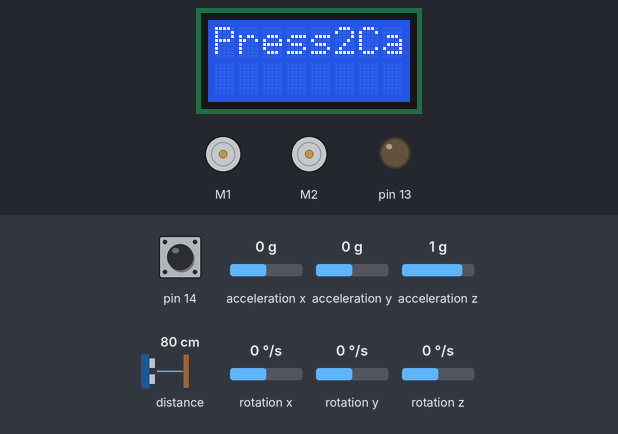
This sketch was run on a simulated Arduino Leonardo, built with avr-gcc and run on an emulated ATmega32U4. Parts: 8×2 character LCD, 2 × DC motor (green arrow = forward, orange = backward, longer = faster), output pins drawn as LEDs (lit = HIGH). The inputs (shaded band) are chosen by the test bench; at power-on: pin 14 HIGH, rotation z 0 °/s, acceleration x 0 g, acceleration y 0 g, acceleration z 1 g, distance to the obstacle 80 cm, rotation x 0 °/s, rotation y 0 °/s. What the sketch prints to the serial monitor is not drawn.

Above: at 1.1 s.
1.2 s: pin 14 pulled LOW for 0.15 s
At 2.3 s:
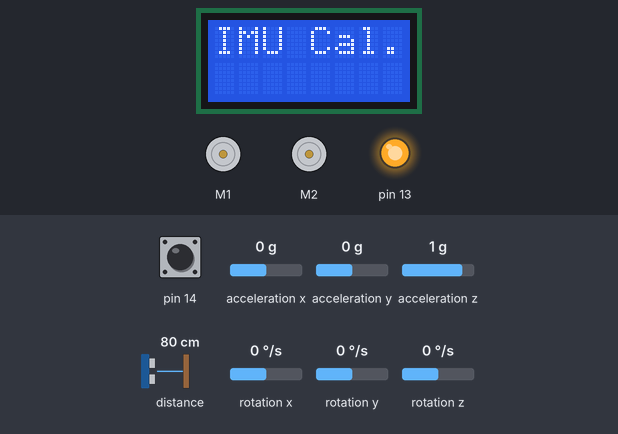
At 4.1 s:
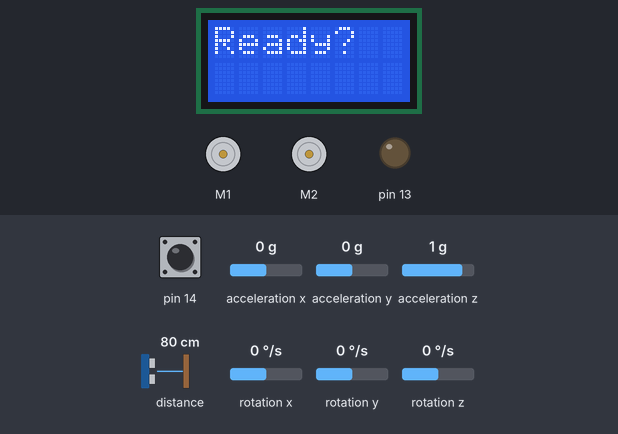
4.3 s: pin 14 pulled LOW for 1 s
At 4.7 s:
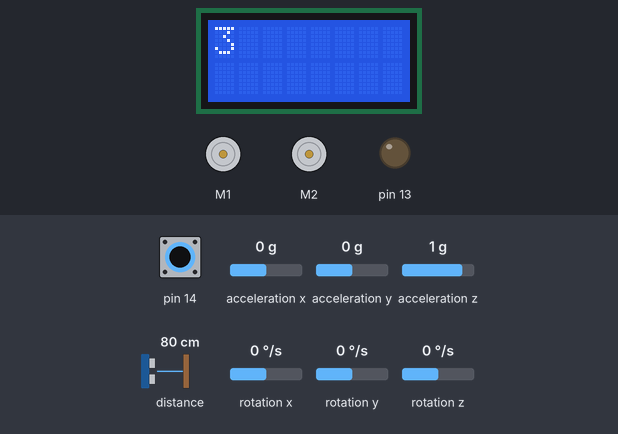
8.3 s: rotation z set to -192 °/s
Timing chart, 0 to 17.3 s (numbered marks = the images above; inputs shaded):
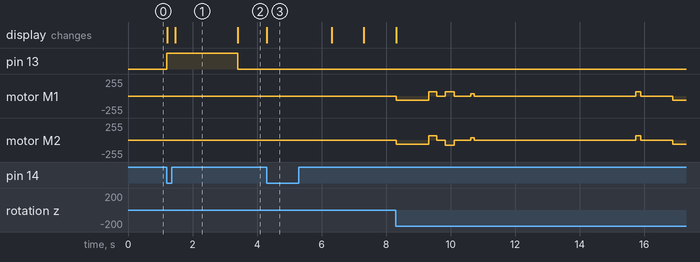

The sketch:

can-recycling-robot.ino
```cpp
/*
    Authors: Group B378 @ AAU
    Date: 10/9/2022 10:03PM
*/

#include <Arduino.h>
#include <Wire.h>
#include <Zumo32U4.h>

#define DEBUG_MODE true // Must be true in order to log stuff
#define SERIAL_FREQUENCY 9600 // Frequency for the serial monitor
#define MOTOR_SPEED 100 // Default motor speed
#define NUM_SENSORS 5 // The number of line sensors on the board
#define ROTATE_LEFT 'L' // Char value for left turn
#define ROTATE_RIGHT 'R' // Char value for right turn

// All the line sensors identified numerically
#define LEFT_SENSOR 0
#define CENTER_LEFT_SENSOR 1
#define CENTER_SENSOR 2
#define CENTER_RIGHT_SENSOR 3
#define RIGHT_SENSOR 4

Zumo32U4Motors Motors;
Zumo32U4LineSensors LineSensors;
Zumo32U4LCD LCD;
Zumo32U4ButtonA ButtonA;
Zumo32U4IMU IMU;
Zumo32U4ProximitySensors ProximitySensors;

/// <summary>
/// Debug function for writing text on the LCD if DEBUG MODE is true.
/// </summary>
/// <param name="text"></param>
/// <param name="newLine"></param>
void LCDDebug(String text, bool newLine = true) {
    if (DEBUG_MODE) {
        LCD.clear();
        newLine ? LCD.println(text) : LCD.print(text);
    }
}

/// <summary>
/// Numeric countdown animation on the LCD
/// </summary>
/// <param name="count"></param>
/// <returns></returns>
bool LCDCountdown(int count) {
    LCDDebug((String)count);
    for (int index = count; index > -1; index--) {
        delay(1000);
        LCDDebug((String)index);
    }
    return true;
}

/// <summary>
/// Debug function for logging to the serial monitor if DEBUG MODE is true
/// </summary>
/// <param name="text"></param>
/// <param name="error"></param>
/// <param name="newLine"></param>
void DebugLog(String text, bool error = false, bool newLine = true) {
    if (DEBUG_MODE) {
        String tag = error ? "[ERROR]: " : "[DEBUG]: ";
        Serial.println(tag + text);
    }
}

uint16_t SensorValues[NUM_SENSORS]; // Line sensor values stored in a array

/// <summary>
/// A collection of Line Sensor states for each sensor that are counted by NUM_SENSORS.
/// Sensor values are stored in a uint16_t array 'SensorValues'
/// </summary>
struct LineSensorStates
{
    bool Left, LeftCenter, Center, RightCenter, Right; // Boolean states for each sensor

    /// <summary>
    /// Set's all the sensor states to a common value. This is usually only ever
    /// called to reset the sensor states before a reading.
    /// </summary>
    /// <param name="state"></param>
    void SetAllValues(bool state) {
        Left = LeftCenter = Center = RightCenter = Right = state;
    }

    /// <summary>
    /// Debug function for logging current sensor states as long as DEBUG MODE is true.
    /// </summary>
    void LogStates() {
        DebugLog("L: " + (String)Left + ", LC: " + (String)LeftCenter + ", C: "
            + (String)Center + ", RC: " + (String)RightCenter + "R: " + (String)Right);
    }
};

LineSensorStates LineSensorStates_ = { false, false, false, false, false }; // Reference to the struct
int outerThreshold = NULL; // Threshold for outer sensors, those being: Left & Right
int innerThreshold = NULL; // Threshold for inner sensors, those being: LeftCenter & RightCenter
int centerThreshold = NULL; // Threshold for center sensor, being: Center
bool UseEmitters = true; // Boolean indication wether emission is used on the line sensors or not

bool Operating = false;
bool FirstLineFound = false;
bool CanDetectLineFound = false;
bool CanDetected = false;
bool ReturningHome = false;
bool CanDisposed = false;
bool ReturnLineFound = false;
bool ReturnedHome = false;

int DirectionalAngle = NULL;

// This is the average reading obtained from the gyro's Z axis
// during calibration.
int16_t GyroscopeOffset;

// This variable helps us keep track of how much time has passed
// between readings of the gyro.
uint16_t LastGyroscopeUpdate = NULL;

// turnRate is the current angular rate of the gyro, in units of
// 0.07 degrees per second.
int16_t TurnRate;

uint32_t TurnAngle;
int TurnAngleDegrees;

uint16_t BrightnessLevels[4] = { 1, 2, 3, 4 }; // Brightness levels used as distance measure for identifying can types

/// <summary>
/// Sets the motor based based on the arguments given. If only 1 value is given for speed1
/// that speed will be set on both motors. If two arguments are given as values for both speed1 and rightSpeed
/// each argument value will be applied to each motor left & right. Since turning requires a given speed for one motor and none
/// for the other 0 cannot be a default value here, thus the value of -1 as it is as close to 0 we can get and the most unlikely speed
/// to ever use. NULL is not an option since it expands to 0 in C.
/// </summary>
/// <param name="speed1"></param>
/// <param name="rightSpeed"></param>
void SetMotorSpeed(int speed1, int rightSpeed = -1) {
    if (rightSpeed == -1) { // If no argument is given to rightSpeed and it remains unchanged from -1
        Motors.setSpeeds(speed1, speed1);
    }
    else {
        Motors.setSpeeds(speed1, rightSpeed);
    }
}

/// <summary>
/// Given a direction 'dir' of either right ('R') or left ('L') this function will turn the robot
/// to a desired angle 'angleDeg' that is expected to be in degrees and not radians.
/// Before each turn the gyroscopes angle will be reset in order to move to a new angle from what it did last.
/// a boolean ensures that the directional angle has either been reached or not, as long as it has not
/// the robot will be stuck in a while loop constructed within the switch that handles the direction.
/// As long as it's turning it will update the gyroscope and turn the robot. This function
/// stops all motor drive by default when the desired angle has been met.
/// The robot will handle any turn direction that is not handled by logging an error if in debug mode.
/// </summary>
/// <param name="dir"></param>
/// <param name="angleDeg"></param>
void Turn(char dir, float angleDeg) {
    DebugLog("Turning: " + (String)angleDeg + " degrees to the " + (String)dir + " direction.");
    bool facingDirection = false;
    GyroscopeReset(); // The global variable that accounts for current rotation functions as a count that needs to be reset before each turn.
    switch (dir)
    {
    case 'L':
        while (!facingDirection)
        {
            GyroscopeUpdate();
            SetMotorSpeed(-MOTOR_SPEED * 1.2, MOTOR_SPEED);

            if (DirectionalAngle >= angleDeg && (angleDeg) >= DirectionalAngle)
                facingDirection = true;
        }
        StopMotors();
        DebugLog("Rotation done");
        break;

    case 'R':
        while (!facingDirection)
        {
            GyroscopeUpdate();
            SetMotorSpeed(MOTOR_SPEED, -MOTOR_SPEED * 1.2);

            if (DirectionalAngle >= angleDeg && (angleDeg) >= DirectionalAngle)
                facingDirection = true;
        }
        StopMotors();
        DebugLog("Rotation done");
        break;

    default:
        DebugLog("Unhandled rotational direction: " + dir, true);
        break;
    }
}

/// <summary>
/// Called from DetectCan() when a large can is recognized. This function executes
/// a series of hardcoded movement maneuvers for disposing large cans over the correct edge
/// of the platform that is static, meaning it is always expected to be the same drive surface.
/// </summary>
void HandleLargeCan() {
    Turn(ROTATE_RIGHT, 270); // Rotates to look right rather than at the large can
    SetMotorSpeed(MOTOR_SPEED * 0.75); // Starts driving to the right with a slight deviance to the straight line ahead
    delay(3600); // Waits 3.6 seconds before stopping the motors
    Turn('L', 90); // Turns 90 degrees left
    delay(250);
    SetMotorSpeed(MOTOR_SPEED); // Starts driving forward with the robot's left side facing the can
    delay(1200); // Waits 1.2 seconds before stopping motors
    Turn('L', 90); // Turns 90 degrees left again to look directly at the can
    StopMotors(); // Although already stopped this is to account for some weird behavior that would not stop the motors in Turn()
    delay(1000);
    Turn('R', 345); // Accounts for an error where the robot was not really at the angle the gyroscope logged. This makes the robot look directly at the can and ensure collision with the can.
    delay(1000);
    SetMotorSpeed(MOTOR_SPEED); // Drives torwards the can
    while (!CanDisposed) { // Drives into the can until a white line is eventually detected.
        DebugLog("Disposing can..");
        GetLineSensorData();
        if (LineSensorStates_.LeftCenter && LineSensorStates_.RightCenter) {
            DebugLog("Can has been disposed.");
            CanDisposed = true;
        }
    }
    delay(150);
    StopMotors(); // Stops on the white line to not drive of the platform.
    delay(100);
    Turn('L', 80); // Turns 80 degrees to the left in order to drive back to the startline.
    delay(200);
    SetMotorSpeed(MOTOR_SPEED * 0.75);
    delay(200);
    while (!ReturnLineFound) { // Finds the last white line on the side edge of the platform.
        GetLineSensorData();
        if (LineSensorStates_.Right && !LineSensorStates_.Left) {
            ReturnLineFound = true;
        }
    }
    delay(1300);
    StopMotors(); // Stops the motors after 1.3 seconds allowing the robot to drive a little further across the line.
    delay(200);
    Turn('L', 90); // Turns 90 degrees left to face the starting line
    delay(200);
    SetMotorSpeed(MOTOR_SPEED); // Drives home
    while (!ReturnedHome) {
        GetLineSensorData();
        if (LineSensorStates_.LeftCenter && LineSensorStates_.RightCenter) {
            ReturnedHome = true;
        }
    }
    delay(800);
    StopMotors(); // Stops the motors when home
    delay(200);
    Turn('L', 90); // Turns 90 degrees left to look in the direction of any potential cans
    delay(200);
    DetectCan(); // Returns to scanning for cans.
}

/// <summary>
/// Called from DetectCan() when a small can is recognized. This function executes
/// a series of hardcoded movement maneuvers for disposing small cans over the correct edge
/// of the platform that is static, meaning it is always expected to be the same drive surface.
/// </summary>
void HandleSmallCan() {
    SetMotorSpeed(MOTOR_SPEED); // Drives straight ahead to push the can of the edge
    while (!CanDisposed) { // Pushes the can until a white line is detected which indicates the can has been disposed
        DebugLog("Disposing can..");
        GetLineSensorData();
        if (LineSensorStates_.LeftCenter && LineSensorStates_.RightCenter) {
            DebugLog("Can has been disposed.");
            CanDisposed = true;
        }
    }
    delay(150);
    StopMotors(); // Stops the motors on disposal of the can and waits one second.
    delay(1000);
    SetMotorSpeed(-MOTOR_SPEED); // Drives with a negative speed on both motors to return home.
    delay(2200);
    StopMotors(); // Stops the motors after 2.2 seconds which is approximately the time it takes to return
    delay(5000); // The time of return to 'home' is time based as the white line was too thin and reflective to work well with the line sensors
    DetectCan();
}

/// <summary>
/// Main function for handling can detection based on distance measures with infrared proximity sensors.
/// NOTE: This is not really size measuring and is not the correct way to do it, however in this case there is a restriction
/// on hardware that allows for this method of detection since the proximity sensors can only measure the amount of infrared light rays that
/// is returned compared to how many that was emitted on each emission from each infrared diode that is the sensor.
/// </summary>
void DetectCan()
{
    // Resets all the values used in each of the can type handlers
    CanDetected = false;
    ReturnedHome = false;

    DebugLog("About to start logging.");
    while (!CanDetected) // While a can is not detected in general despite size/type
    {
        DebugLog("Looking for can");

        // Measuring process of the proximity sensors mentioned in the summary
        ProximitySensors.read();
        int center_left_sensor = ProximitySensors.countsFrontWithLeftLeds();
        int center_right_sensor = ProximitySensors.countsFrontWithRightLeds();

        // If the distance is greater or equal to 4 units = large can
        if (center_left_sensor >= 4 && center_right_sensor >= 4) {
            DebugLog("Found large can");
            HandleLargeCan();
            CanDetected = true;
        }
        // If the distance is less or equal to 3 units = small can
        else if (center_left_sensor <= 3 && center_right_sensor <= 3)
        {
            DebugLog("Found small can");
            HandleSmallCan();
            CanDetected = true;
        }

        delay(250);
    }
}

/// <summary>
/// Setup for the proximity sensors that simply initialises them and set's the brightness levels.
/// </summary>
void ProximitySensorSetup() {
    ProximitySensors.initThreeSensors();
    ProximitySensors.setBrightnessLevels(BrightnessLevels, 4);
}

/// <summary>
/// Setup function for the IMU with the intention of configuring the gyroscope which will be used.
/// </summary>
void GyroscopeSetup() {
    Wire.begin();
    IMU.init();
    IMU.enableDefault();
    IMU.configureForTurnSensing();

    LCDDebug("IMU Cal..");
    ledYellow(true); // Indicates setup/calibration process if LCD is not used.
    delay(250);

    int32_t totalReadings = 0;
    int sampleIterations = 1024;
    for (uint16_t iteration = 0; iteration < sampleIterations; iteration++)
    {
        if (!IMU.gyroDataReady()) {
            return;
        }

        IMU.readGyro();
        totalReadings += IMU.g.z;
    }
    GyroscopeOffset = totalReadings / sampleIterations;
    GyroscopeReset(); // Resets the gyroscope data to ensure a clean start
    delay(250);

    ledYellow(false); // Indicates end of setup/calibration process
    LCD.clear();
}

/// <summary>
/// Resets the gyroscope read data and sets the TurnAngle to 0 that is used to orientate
/// the robot while turning and navigating around the platform.
/// </summary>
void GyroscopeReset() {
    DebugLog("Gyroscope reset");
    LastGyroscopeUpdate = micros();
    TurnAngle = 0;
}

/// <summary>
/// Updates gyroscope data and is continously called from Turn().
/// This function updates TurnAngle and converts it to degrees as long as the gyroscope
/// data is indicated ready by a built in function for the IMU.
/// </summary>
void GyroscopeUpdate() {
    if (!IMU.gyroDataReady()) {
        return; // Exits the function if data is not ready from the IMU
    }

    // Read the measurements from the gyroscope
    IMU.readGyro();
    TurnRate = IMU.g.z - GyroscopeOffset;

    // Figure out how much time has passed since the last update (deltaTime)
    uint16_t micros_ = micros();
    uint16_t deltaTime = micros_ - LastGyroscopeUpdate;
    LastGyroscopeUpdate = micros_;

    // Multiply deltaTime by TurnRate in order to get an estimation of how
    // much the robot has turned since the last update.
    // (angular change = angular velocity * time)
    int32_t d = (int32_t)TurnRate * deltaTime;

    // The units of d are gyro digits times microseconds.  We need
    // to convert those to the units of turnAngle, where 2^29 units
    // represents 45 degrees.  The conversion from gyro digits to
    // degrees per second (dps) is determined by the sensitivity of
    // the gyro: 0.07 degrees per second per digit.
    //
    // (0.07 dps/digit) * (1/1000000 s/us) * (2^29/45 unit/degree)
    // = 14680064/17578125 unit/(digit*us)
    TurnAngle += (int64_t)d * 14680064 / 17578125;

    // Converts angle interval from [-180;180] to [0;360]
    TurnAngleDegrees = ((((int32_t)TurnAngle >> 16) * 360) >> 16);
    if (TurnAngleDegrees <= 0 && TurnAngleDegrees >= -180) {
        DirectionalAngle = (360 + TurnAngleDegrees);
    }
    if (TurnAngleDegrees >= 0 && TurnAngleDegrees <= 180) {
        DirectionalAngle = TurnAngleDegrees;
    }
}

/// <summary>
/// Resets and reads all the sensor data, setting boolean values to true or false
/// for each sensor based on their 'SensorState' see the struct LineSensorStates() in the
/// variable declerations at the top of this file for the struct.
/// </summary>
void GetLineSensorData() {
    LineSensors.read(SensorValues, UseEmitters ? QTR_EMITTERS_ON : QTR_EMITTERS_OFF);
    LineSensorStates_.SetAllValues(false); // Resets all sensor states by setting them to false
    // LineSensorStates_.LogStates(); // Logs all the states for debugging, currently disabled.

    if (SensorValues[LEFT_SENSOR] < outerThreshold) {
        LineSensorStates_.Left = true;
    }
    if (SensorValues[CENTER_LEFT_SENSOR] < innerThreshold) {
        LineSensorStates_.LeftCenter = true;
    }
    if (SensorValues[CENTER_SENSOR] < centerThreshold) {
        LineSensorStates_.Center = true;
    }
    if (SensorValues[CENTER_RIGHT_SENSOR] < innerThreshold) {
        LineSensorStates_.RightCenter = true;
    }
    if (SensorValues[RIGHT_SENSOR] < outerThreshold) {
        LineSensorStates_.Right = true;
    }
}

/// <summary>
/// Calibrates line sensors by defining a thresshold that indicates wether a
/// difference in contrast has been observed or not on the surface area the sensors read from.
/// A margin of error to this reading process is given as '+ 20'
/// </summary>
void CalibrateLineSensors() {
    LCDDebug("Press2Cal");
    delay(250);
    ButtonA.waitForPress();
    LCDDebug("Calibr...");

    ledYellow(true); // Indicates calibration/setup process is ongoing if LCD is not used.
    GetLineSensorData();
    int errorMargin = 20;
    outerThreshold = (SensorValues[LEFT_SENSOR] + SensorValues[RIGHT_SENSOR] / 2) + errorMargin;
    innerThreshold = (SensorValues[CENTER_LEFT_SENSOR] + SensorValues[CENTER_RIGHT_SENSOR] / 2) + errorMargin;
    centerThreshold = SensorValues[CENTER_SENSOR] + errorMargin;
    delay(250);

    ledYellow(false); // Indicates end of calibration/setup process
    LCD.clear();
}

/// <summary>
/// Handles configuration of all components and is called in setup() before anything else
/// to ensure everything is setup and calibrated before the initial drive.
/// Returns a boolean value as soon as the entire function has been iterated through.
/// </summary>
/// <returns></returns>
bool ConfigureComponents() {
  LCD.init();
  LineSensors.initFiveSensors();
  CalibrateLineSensors();
  ProximitySensorSetup();
  GyroscopeSetup();

  DebugLog("Finished configuring..");
  return true;
}

/// <summary>
/// Stops the motors by setting both motor speeds to 0.
/// </summary>
void StopMotors() {
    Motors.setSpeeds(0, 0);
    DebugLog("Stopped motors");
}

// the setup function runs once when you press reset or power the board
void setup() {
  Serial.begin(SERIAL_FREQUENCY);
  if (ConfigureComponents()) { // Will only iterate through this if statement when ConfigureComponents is done and returns true
    DebugLog("Ready to go.");
    LCDDebug("Ready?");
    delay(250);
    ButtonA.waitForPress();
    bool countdownComplete = LCDCountdown(3); // Makes a visual countdown on the LCD
    if (countdownComplete) { // When countdown is done the robot will move back and drive forward to detect the white line it starts on.
        LCD.clear();
        SetMotorSpeed(-MOTOR_SPEED);
        delay(1000);
        SetMotorSpeed(MOTOR_SPEED);
        Operating = true; // This bool is used in loop() to start looking for cans.
    }
  }
}

// the loop function runs over and over again until power down or reset
void loop()
{
    if (Operating) // Set to true in the end of the setup function
    {
        while (!FirstLineFound)
        {
            DebugLog("Searching for the first line");
            GetLineSensorData();
            if (LineSensorStates_.LeftCenter && LineSensorStates_.RightCenter) {
                DebugLog("First line found!");
                FirstLineFound = true;
            }
            delay(250);
        }

        DebugLog((String)TurnAngleDegrees);
        SetMotorSpeed(0);
        delay(250);
        Turn(ROTATE_RIGHT, 270); // Turns right from the starting line it detected above to look in the direction of the cans
        delay(500);
        SetMotorSpeed(MOTOR_SPEED * 0.5); // Slowly drives forward to trigger the platform's rollboard sensor

        while (!CanDetectLineFound) {
            DebugLog((String)TurnAngleDegrees);
            GetLineSensorData();
            if (LineSensorStates_.LeftCenter && LineSensorStates_.RightCenter) {
                DebugLog("Found line");
                CanDetectLineFound = true;
            }
            delay(100);
        }
        // DebugLog((String)TurnAngleDegrees); // Debugging for logging the current angle on the LCD
        StopMotors();
        delay(5000);

        DetectCan(); // Starts looking for cans
        Operating = false; // Stops operating here in order to do a short demonstration for 2 cans
        // this boolean can however be commented out or set to true at the end of any of the can handlers
        // to make a endless cycle of can sorting, this would be ideal for a final product where a
        // endless stream of cans would roll in on the rolling field of the platform.
    }
}
```

Measured:
- after the input at 1.2 s, pin 13: LOW → HIGH at once, → LOW 2.2 s later; the display: first changes at once (image 1 shows a later state)
- after the input at 4.3 s, the display: changes at once (image 3)
- what the display in image 1 shows lasts 1.9 s, from 1.5 s to 3.4 s
